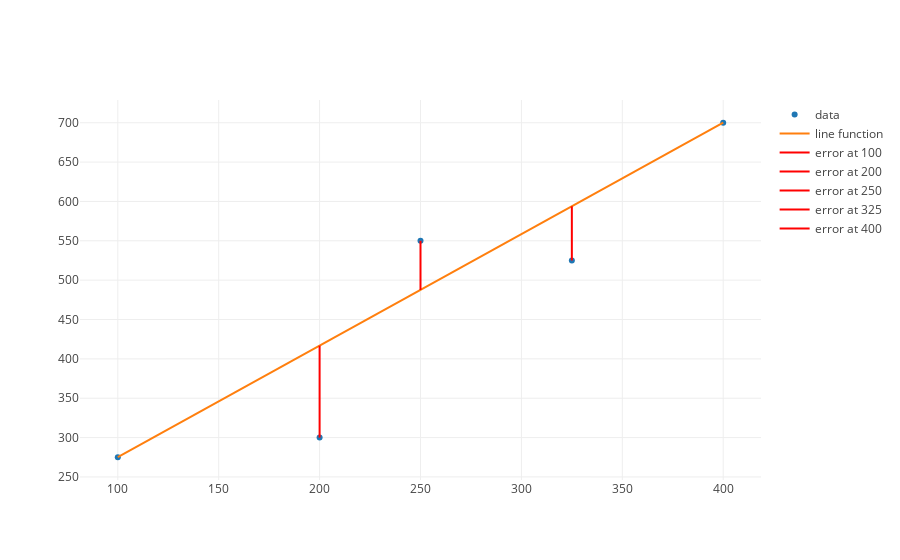

Here is the notebook cell this chart was saved with:
### Markdown cell above
Ok, now we add in our functions for displaying the errors for our graph.

### Code cell
from graph import trace, plot, line_function_trace

def y_actual(x, x_values, y_values):
    combined_values = list(zip(x_values, y_values))
    point_at_x = list(filter(lambda point: point[0] == x,combined_values))[0]
    return point_at_x[1]

def error_line_trace(x_values, y_values, m, b, x):
    y_hat = m*x + b
    y = y_actual(x, x_values, y_values)
    name = 'error at ' + str(x)
    error_value = y - y_hat
    return {'x': [x, x], 'y': [y, y_hat], 'mode': 'lines', 'marker': {'color': 'red'}, 'name': name, 'text': [error_value], 'textposition':'top right'}

def error_line_traces(x_values, y_values, m, b):
    return list(map(lambda x_value: error_line_trace(x_values, y_values, m, b, x_value), x_values))

errors = error_line_traces(budgets, revenues, 1.417, 133.33)
plot([scatter_trace, regression_trace, *errors])

### Figure 1 — Plotly figure (JSON) as saved in the notebook; plotly's stock layout.template omitted (floating-point values rounded to 4 significant figures)
{"data": [{"mode": "markers", "name": "data", "text": [], "type": "scatter", "uid": "7bb3f9c2-30d0-11e9-9fe1-88e9fe4c5d44", "x": [100, 200, 250, 325, 400], "y": [275, 300, 550, 525, 700]}, {"mode": "lines", "name": "line function", "type": "scatter", "uid": "7bb3fb8c-30d0-11e9-a770-88e9fe4c5d44", "x": [100, 200, 250, 325, 400], "y": [275.0, 416.7, 487.6, 593.9, 700.1]}, {"marker": {"color": "red"}, "mode": "lines", "name": "error at 100", "text": ["-0.03000000000002956"], "textposition": "top right", "type": "scatter", "uid": "7bb3fcb0-30d0-11e9-b3c6-88e9fe4c5d44", "x": [100, 100], "y": [275, 275.0]}, {"marker": {"color": "red"}, "mode": "lines", "name": "error at 200", "text": ["-116.73000000000002"], "textposition": "top right", "type": "scatter", "uid": "7bb3fd6e-30d0-11e9-89dd-88e9fe4c5d44", "x": [200, 200], "y": [300, 416.7]}, {"marker": {"color": "red"}, "mode": "lines", "name": "error at 250", "text": ["62.41999999999996"], "textposition": "top right", "type": "scatter", "uid": "7bb3fdfa-30d0-11e9-9f68-88e9fe4c5d44", "x": [250, 250], "y": [550, 487.6]}, {"marker": {"color": "red"}, "mode": "lines", "name": "error at 325", "text": ["-68.85500000000002"], "textposition": "top right", "type": "scatter", "uid": "7bb3fec2-30d0-11e9-ac38-88e9fe4c5d44", "x": [325, 325], "y": [525, 593.9]}, {"marker": {"color": "red"}, "mode": "lines", "name": "error at 400", "text": ["-0.13000000000010914"], "textposition": "top right", "type": "scatter", "uid": "7bb3ff94-30d0-11e9-8be9-88e9fe4c5d44", "x": [400, 400], "y": [700, 700.1]}], "layout": {}}
